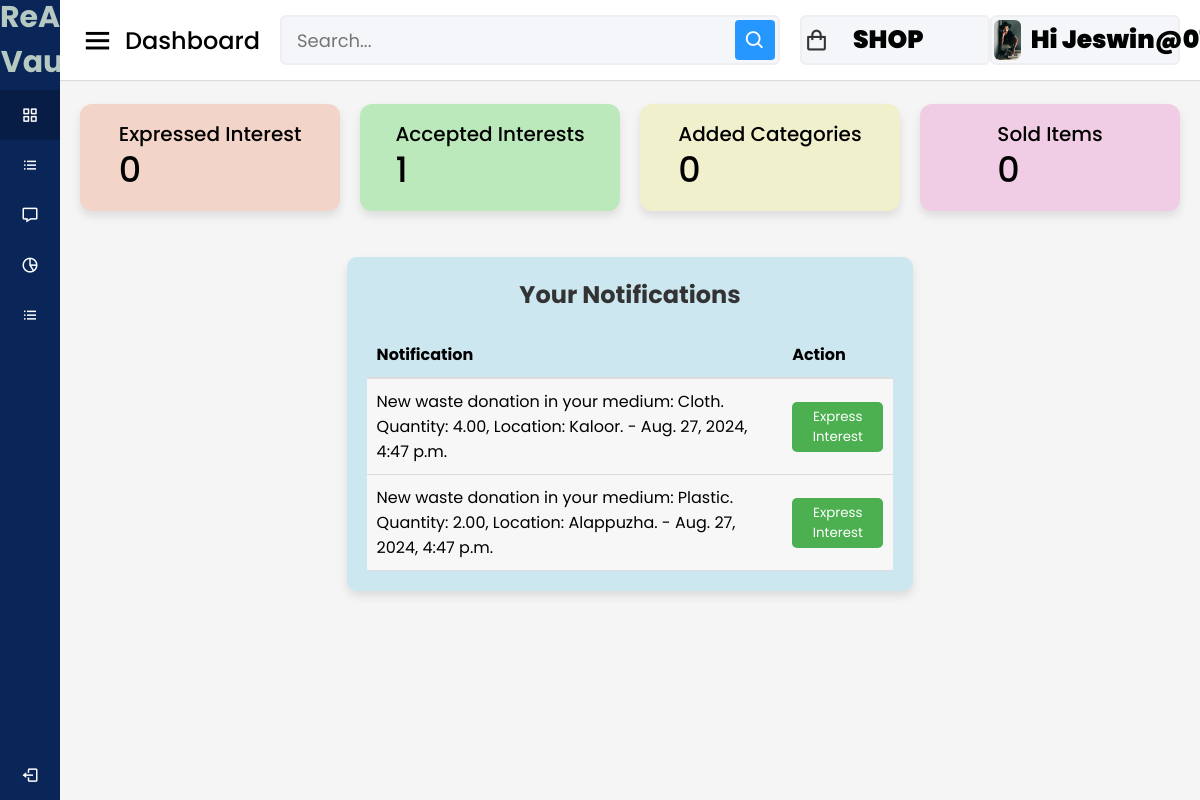
/artist/notifications/ (signed in), run on an earlier commit of the app's database.
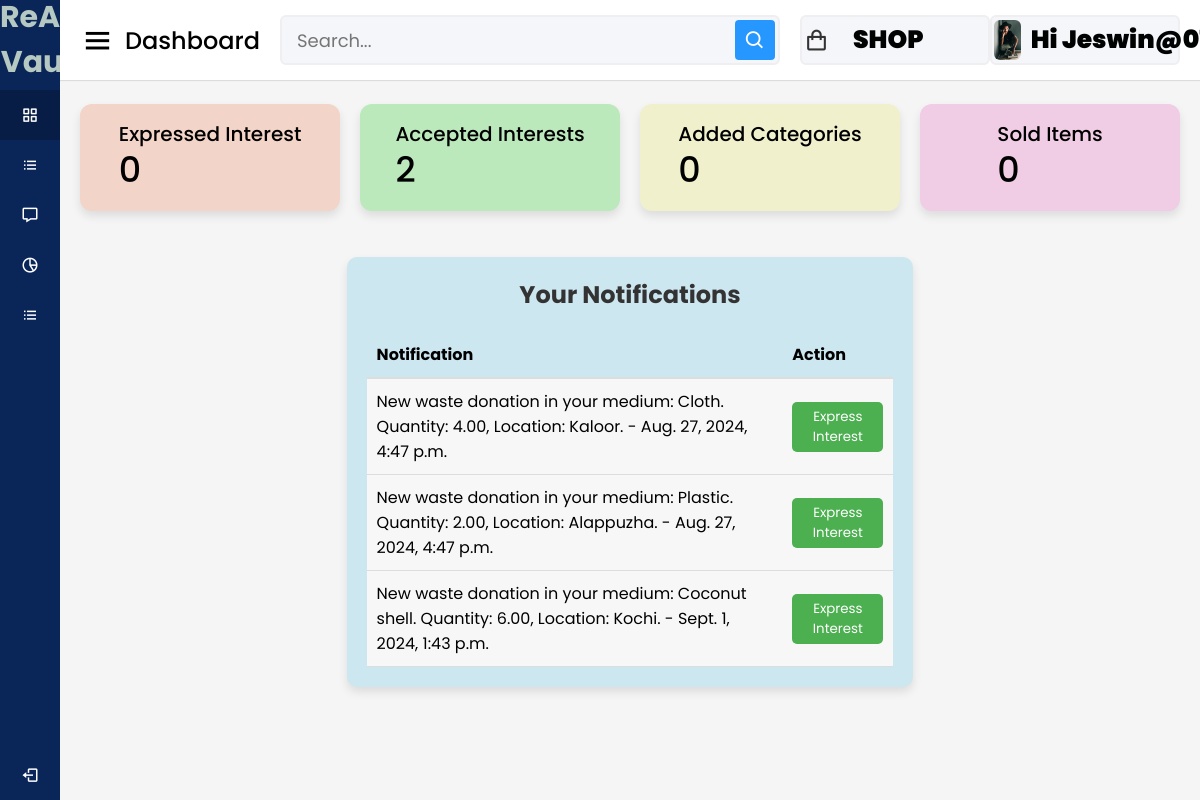
And on a later commit of the database.
### artist/models.py (models this page shows, shortened)
class Notification(models.Model):
    user = models.ForeignKey(User, on_delete=models.CASCADE)
    message = models.TextField()
    created_at = models.DateTimeField(auto_now_add=True)
    is_read = models.BooleanField(default=False)
    donation=models.ForeignKey('donors.Donation', on_delete=models.CASCADE, null=True,blank=True)

### artist/views.py (the view)
# urls.py: path('notifications/',views.notifications,name='notifications'),
def notifications(request):
    notifications = Notification.objects.filter(user=request.user)
    notifications.update(is_read=True)
    artist= request.user.artist
    expressed_interest_count = Interest.objects.filter(artist=artist).count()
    accepted_interest_count = InterestRequest.objects.filter(
        artist=artist,
        status='accepted'
        ).count()
    unread_count = Notification.objects.filter(user=request.user, is_read=False).count()
    context={
            'artist':artist,
            'unread_count':unread_count,
            'expressed_interest_count':expressed_interest_count,
            'accepted_interest_count':accepted_interest_count,
            'notifications': notifications
    }
    return render(request, 'artist/notifications.html', context)

### category/context_processors.py (called while the page is built)
def menu_links(request):
    links = Category.objects.all()
    return dict(links=links)

### template/artist/notifications.html (shortened to what the changed rows need)
{% load static %}
<!DOCTYPE html>
<html lang="en" dir="ltr">
<head>
  <link rel="stylesheet" href="{% static 'assets/css/styles.css' %}">
  <link href='https://unpkg.com/boxicons@2.0.7/css/boxicons.min.css' rel='stylesheet'>
</head>
<body>
  <section class="home-section">
    <div class="home-content">
      <div class="overview-boxes">
        <div class="box" style="background-color:rgb(188, 233, 188);">
          <div class="right-side">
            <div class="box-topic">Accepted Interests</div>
            <div class="number">{{ accepted_interest_count }}</div>
          </div>
        </div>
      </div>
      <div class="sales-boxes">
        <div class="recent-sales box" style="background-color: rgb(205, 231, 240); padding: 20px; border-radius: 10px;">
            <table style="width: 100%; border-collapse: collapse;">
                <thead>
                    <tr>
                        <th style="text-align: left; padding: 10px; border-bottom: 2px solid #ddd;">Notification</th>
                        <th style="text-align: left; padding: 10px; border-bottom: 2px solid #ddd;">Action</th>
                    </tr>
                </thead>
                <tbody>
                    {% for notification in notifications %}
                    <tr class="{% if notification.is_read %}read{% else %}unread{% endif %}"
                        style="{% if notification.is_read %}background-color: #f7f7f7;{% else %}background-color: #ffffff;{% endif %}">
                        <td style="padding: 10px; border-bottom: 1px solid #ddd;">
                            {{ notification.message }} - {{ notification.created_at }}
                        </td>
                        <td style="padding: 10px; border-bottom: 1px solid #ddd;">
                            {% if notification.donation %}
                                {% if notification.interest_request %}
                                    <p>Interest has been sent</p>
                                {% else %}
                                    <form method="post" action="{% url 'express_interest' notification.donation.id %}">
                                        <button type="submit" class="button button-express"
                                                style="background-color: #4CAF50; color: white; padding: 5px 10px; border: none; border-radius: 5px; cursor: pointer;">
                                            Express Interest
                                        </button>
                                    </form>
                                {% endif %}
                            {% else %}
                                <p>No donation available.</p>
                            {% endif %}
                        </td>
                    </tr>
                    {% endfor %}
                </tbody>
            </table>
        </div>
    </div>
    </body>
    </html>

What changed in the data, as far as the page shows it:
added Notification: message "New waste donation in your medium: Coconut shell. Quantity: 6.00, Location: Kochi.", created_at "Sept. 1, 2024, 1:43 p.m.", shows "Express Interest"
Also different on the page:
{{ accepted_interest_count }}: "1" → "2"
